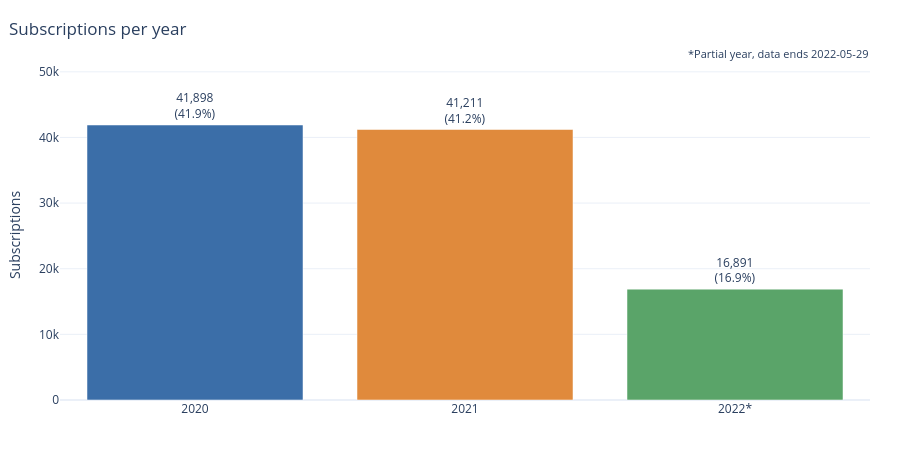

This figure's notebook cell:
### Markdown cell above
### **Subscriptions**
#### **Subscriptions per year**

### Code cell
yearly = date.dt.year.value_counts().sort_index()
labels = [f"{y}*" if y == last.year else str(y) for y in yearly.index]

fig = go.Figure(
    go.Bar(
        x=labels,
        y=yearly.values,
        marker_color=[YEAR_COLORS.get(y, COLOR) for y in yearly.index],
        text=[f"{c:,}<br>({p:.1f}%)" for c, p in zip(yearly, pct(yearly))],
        textposition="outside",
    )
)
fig.update_yaxes(title="Subscriptions", range=[0, yearly.max() * 1.2])
partial_note(fig, f"*Partial year, data ends {last:%Y-%m-%d}")

full_years = yearly.drop(last.year)
days = (last - pd.Timestamp(year=last.year, month=1, day=1)).days + 1
pace = yearly[last.year] / days * 365
note = (
    f"Subscriptions run from {date.min():%Y-%m-%d} to {last:%Y-%m-%d}. "
    f"The full years are almost identical ({', '.join(f'{y}: {c:,}' for y, c in full_years.items())}). "
    f"{last.year} looks lower only because it covers {days} days; at the same daily rate "
    f"it would reach about {pace:,.0f}."
)
show(styled(fig, "Subscriptions per year"), note)

### Figure 1 — Plotly figure (JSON) as saved in the notebook; plotly's stock layout.template omitted (floating-point values rounded to 4 significant figures)
{"data": [{"marker": {"color": ["#3b6ea8", "#e08a3c", "#5aa469"]}, "text": ["41,898<br>(41.9%)", "41,211<br>(41.2%)", "16,891<br>(16.9%)"], "textposition": "outside", "type": "bar", "x": ["2020", "2021", "2022*"], "y": [41898, 41211, 16891]}], "layout": {"annotations": [{"font": {"size": 11}, "showarrow": false, "text": "*Partial year, data ends 2022-05-29", "x": 1, "xref": "paper", "y": 1.08, "yref": "paper"}], "height": 450, "margin": {"b": 50, "l": 60, "r": 30, "t": 70}, "title": {"text": "Subscriptions per year", "x": 0.01}, "yaxis": {"range": [0, 50280.0], "title": {"text": "Subscriptions"}}}}
